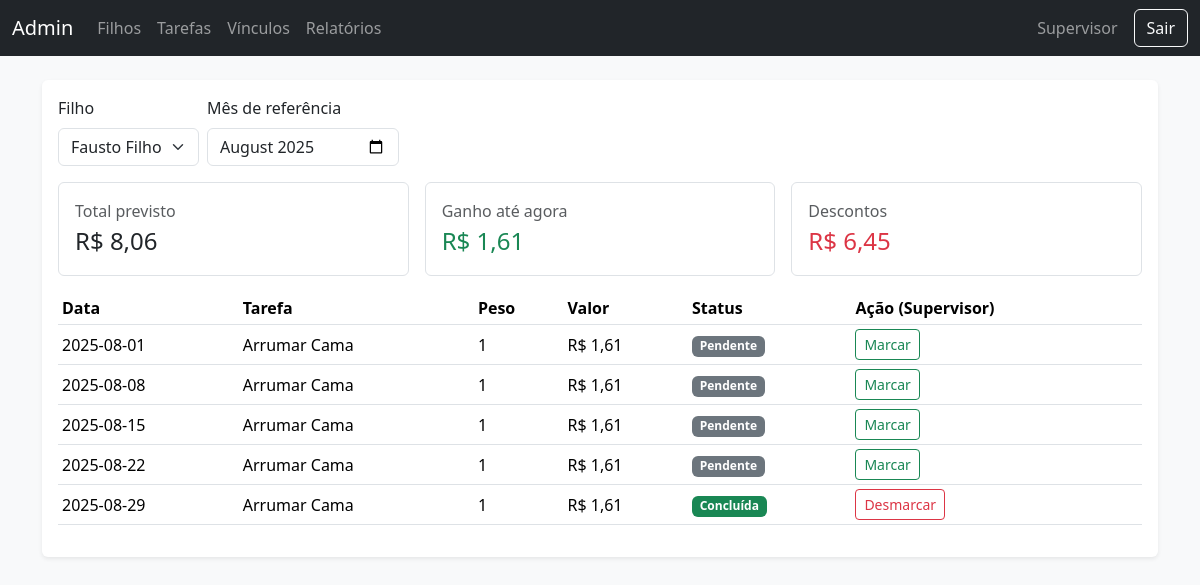
Screenshot of /admin/relatorio.php (signed in) with the database file from the repository.
### tables this page shows
CREATE TABLE tarefas (
  id INTEGER PRIMARY KEY AUTOINCREMENT,
  titulo TEXT NOT NULL,
  peso INTEGER NOT NULL DEFAULT 1,
  ativo INTEGER NOT NULL DEFAULT 1
);

### util.php (called while the page is built, shortened)
<?php
require_once ROOT_PATH . '/db.php';
function today_date(): string { return date('Y-m-d'); }
function days_in_month_for_date(string $ymd): int { return (int)date('t', strtotime($ymd)); }
function money_br(float $v): string { return 'R$ ' . number_format($v, 2, ',', '.'); }
function get_user_by_id(int $id): ?array {
    $st = db()->prepare('SELECT * FROM users WHERE id = ?');
    $st->execute([$id]);
    $r = $st->fetch(PDO::FETCH_ASSOC);
    return $r ?: null;
}
function valor_diario(array $user, string $date): float {
    $mesada = (float)($user['mesada'] ?? 0);
    $dias = days_in_month_for_date($date);
    return $dias > 0 ? ($mesada / $dias) : 0.0;
}
function tarefas_do_dia_para_usuario(int $user_id, int $dia_semana): array {
    $sql = 'SELECT t.id as tarefa_id, t.titulo, t.peso
            FROM tarefas_usuario tu
            JOIN tarefas t ON t.id = tu.tarefa_id AND t.ativo = 1
            WHERE tu.user_id = :uid AND tu.dia_semana = :d
            ORDER BY t.titulo';
    $st = db()->prepare($sql);
    $st->execute([':uid' => $user_id, ':d' => $dia_semana]);
    return $st->fetchAll(PDO::FETCH_ASSOC);
}
function map_valores_por_tarefa(array $user, string $date, array $tarefas_dia): array {
    $vd = valor_diario($user, $date);
    $peso_total = array_sum(array_map(fn($t) => (int)$t['peso'], $tarefas_dia));
    $map = [];
    foreach ($tarefas_dia as $t) {
        $map[$t['tarefa_id']] = $vd * ((int)$t['peso'] / $peso_total);
    }
    return $map;
}
function status_tarefa_no_dia(int $user_id, int $tarefa_id, string $date): int {
    $st = db()->prepare('SELECT concluida FROM tarefas_status WHERE user_id = ? AND tarefa_id = ? AND data = ?');
    $st->execute([$user_id, $tarefa_id, $date]);
    $r = $st->fetchColumn();
    return $r ? (int)$r : 0;
}
function ganhos_no_periodo(int $user_id, string $inicio, string $fim): array {
    $user = get_user_by_id($user_id);
    $inicio_ts = strtotime($inicio);
    $fim_ts = strtotime($fim);
    $ganho = 0.0; $perda = 0.0; $prev = 0.0;
    for ($ts = $inicio_ts; $ts <= $fim_ts; $ts += 86400) {
        $date = date('Y-m-d', $ts);
        $dow = (int)date('w', $ts);
        $tarefas = tarefas_do_dia_para_usuario($user_id, $dow);
        if (!$tarefas) continue;
        $map_val = map_valores_por_tarefa($user, $date, $tarefas);
        $vd = array_sum($map_val);
        $prev += $vd;
        foreach ($tarefas as $t) {
            $v = $map_val[$t['tarefa_id']] ?? 0;
            $done = status_tarefa_no_dia($user_id, (int)$t['tarefa_id'], $date);
            if ($done) $ganho += $v; else $perda += $v;
        }
    }
    return ['ganho'=>$ganho, 'perda'=>$perda, 'total_previsto'=>$prev];
}
?>

### db.php (called while the page is built, shortened)
<?php
require_once ROOT_PATH . '/config.php';
function db(): PDO {
    static $pdo = null;
    if ($pdo === null) {
        $pdo = new PDO('sqlite:' . DB_PATH);
        $pdo->setAttribute(PDO::ATTR_ERRMODE, PDO::ERRMODE_EXCEPTION);
        $pdo->exec('PRAGMA foreign_keys = ON');
    }
    return $pdo;
}
?>

### admin/relatorio.php (the view)
<?php
require_once 'layout.php';
$pdo = db();
$filhos = $pdo->query("SELECT id,name FROM users WHERE role='filho' ORDER BY name")->fetchAll(PDO::FETCH_ASSOC);
$user_id = isset($_GET['user_id']) ? (int)$_GET['user_id'] : ((count($filhos)>0) ? (int)$filhos[0]['id'] : 0);
$date = $_GET['date'] ?? today_date();
$user = $user_id ? get_user_by_id($user_id) : null;
function period_month_bounds(string $date): array {
  $ts = strtotime($date);
  $start = date('Y-m-01', $ts);
  $end   = date('Y-m-t', $ts);
  return [$start, $end];
}
list($ini, $fim) = period_month_bounds($date);
$totais = $user ? ganhos_no_periodo($user_id, $ini, $fim) : ['ganho'=>0,'perda'=>0,'total_previsto'=>0];
?>
<div class="bg-white rounded shadow-sm p-3">
  <form method="get" class="row g-2 mb-3">
    <div class="col-auto">
      <label class="form-label">Filho</label>
      <select name="user_id" class="form-select" onchange="this.form.submit()">
        <?php foreach ($filhos as $f): ?>
          <option value="<?php echo $f['id']; ?>" <?php if($user_id==$f['id']) echo 'selected'; ?>><?php echo htmlspecialchars($f['name']); ?></option>
        <?php endforeach; ?>
      </select>
    </div>
    <div class="col-auto">
      <label class="form-label">Mês de referência</label>
      <input type="month" class="form-control" name="date" value="<?php echo substr($date,0,7); ?>" onchange="this.form.submit()">
    </div>
  </form>
  <?php if ($user): ?>
  <div class="row g-3 mb-3">
    <div class="col-12 col-md-4"><div class="p-3 border rounded h-100"><div class="text-muted">Total previsto</div><div class="fs-4"><?php echo money_br($totais['total_previsto']); ?></div></div></div>
    <div class="col-12 col-md-4"><div class="p-3 border rounded h-100"><div class="text-muted">Ganho até agora</div><div class="fs-4 text-success"><?php echo money_br($totais['ganho']); ?></div></div></div>
    <div class="col-12 col-md-4"><div class="p-3 border rounded h-100"><div class="text-muted">Descontos</div><div class="fs-4 text-danger"><?php echo money_br($totais['perda']); ?></div></div></div>
  </div>
  <div class="table-responsive">
    <table class="table table-sm align-middle">
      <thead><tr><th>Data</th><th>Tarefa</th><th>Peso</th><th>Valor</th><th>Status</th><th>Ação (Supervisor)</th></tr></thead>
      <tbody>
      <?php
      for ($ts = strtotime($ini); $ts <= strtotime($fim); $ts += 86400) {
        $d = date('Y-m-d', $ts);
        $dow = (int)date('w', $ts);
        $tarefas = tarefas_do_dia_para_usuario($user_id, $dow);
        if (!$tarefas) continue;
        $map_val = map_valores_por_tarefa($user, $d, $tarefas);
        foreach ($tarefas as $t) {
          $done = status_tarefa_no_dia($user_id, (int)$t['tarefa_id'], $d);
          echo '<tr>';
          echo '<td>'.htmlspecialchars($d).'</td>';
          echo '<td>'.htmlspecialchars($t['titulo']).'</td>';
          echo '<td>'.(int)$t['peso'].'</td>';
          echo '<td>'.money_br($map_val[$t['tarefa_id']] ?? 0).'</td>';
          echo '<td>'.($done?'<span class="badge bg-success">Concluída</span>':'<span class="badge bg-secondary">Pendente</span>').'</td>';
          echo '<td>';
          echo '<form method="post" action="'.$baseUrl.'./toggle_status.php" class="d-inline">'.csrf_input().
               '<input type="hidden" name="target_user_id" value="'.$user_id.'">'.
               '<input type="hidden" name="tarefa_id" value="'.$t['tarefa_id'].'">'.
               '<input type="hidden" name="date" value="'.$d.'">'.
               '<input type="hidden" name="set" value="'.($done?0:1).'">'.
               '<button class="btn btn-sm '.($done?'btn-outline-danger':'btn-outline-success').'">'.($done?'Desmarcar':'Marcar').'</button></form>';
          echo '</td>';
          echo '</tr>';
        }
      }
      ?>
      </tbody>
    </table>
  </div>
  <?php else: ?>
    <div class="alert alert-warning">Selecione um filho.</div>
  <?php endif; ?>
</div>
</div><?php html_foot(); ?>

### config.php (shortened to what this page needs)
<?php
$baseUrl = str_replace('\\', '/', dirname($_SERVER['SCRIPT_NAME']));
$baseUrl = rtrim($baseUrl, '/');
$baseUrl = preg_replace('/\/(admin|filho)$/', '', $baseUrl);
function csrf_input(): string {
    $t = htmlspecialchars($_SESSION['csrf_token'] ?? '', ENT_QUOTES, 'UTF-8');
    return "<input type='hidden' name='csrf_token' value='{$t}'>";
}
function html_head(string $title = 'Mesada & Tarefas'): void {
    echo "<!doctype html><html lang='pt-BR'><head><meta charset='utf-8'><meta name='viewport' content='width=device-width, initial-scale=1'>";
    echo "<link href='https://cdn.jsdelivr.net/npm/bootstrap@5.3.3/dist/css/bootstrap.min.css' rel='stylesheet'>";
    echo "</head><body class='bg-light'>";
}
function html_foot(): void {
    echo "<script src='https://cdn.jsdelivr.net/npm/bootstrap@5.3.3/dist/js/bootstrap.bundle.min.js'></script></body></html>";
}
?>

### admin/layout.php (shortened to what this page needs)
<?php
require_once __DIR__ . '/../config.php';
require_once ROOT_PATH . '/util.php';
?>
<?php html_head('Admin - Mesada & Tarefas'); ?>
<nav class="navbar navbar-expand-lg navbar-dark bg-dark">
  <div class="container-fluid">
    <a class="navbar-brand" href="<?=$baseUrl;?>/admin/index.php">Admin</a>
    <div class="collapse navbar-collapse" id="navbarsExample">
      <ul class="navbar-nav me-auto mb-2 mb-lg-0">
        <li class="nav-item"><a class="nav-link" href="<?=$baseUrl;?>/admin/usuarios.php">Filhos</a></li>
        <li class="nav-item"><a class="nav-link" href="<?=$baseUrl;?>/admin/tarefas.php">Tarefas</a></li>
        <li class="nav-item"><a class="nav-link" href="<?=$baseUrl;?>/admin/vinculos.php">Vínculos</a></li>
        <li class="nav-item"><a class="nav-link" href="<?=$baseUrl;?>/admin/relatorio.php">Relatórios</a></li>
      </ul>
      <span class='navbar-text me-3'><?php echo htmlspecialchars($_SESSION['name']); ?></span>
      <a class="btn btn-outline-light" href="<?=$baseUrl;?>/logout.php">Sair</a>
    </div>
  </div>
</nav>
<div class="container my-4">

### rows the page displays
tarefas: d "2025-08-01", titulo "Arrumar Cama", peso "1", id "R$ 1,61", shows "Pendente", shows "Marcar", d "2025-08-08", d "2025-08-15", d "2025-08-22", d "2025-08-29"

### other values shown
$_SESSION['name'] "Supervisor"
money_br($totais['total_previsto']) "R$ 8,06"
money_br($totais['ganho']) "R$ 1,61"
money_br($totais['perda']) "R$ 6,45"
form field user_id "Fausto Filho"
